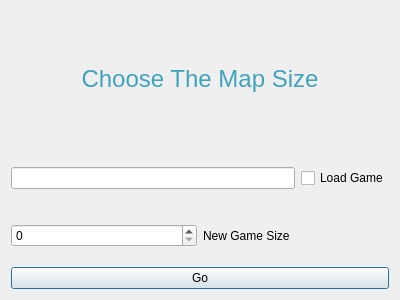
<?xml version="1.0" encoding="UTF-8"?>
<ui version="4.0">
 <class>Size</class>
 <widget class="QDialog" name="Size">
  <property name="geometry">
   <rect>
    <x>0</x>
    <y>0</y>
    <width>400</width>
    <height>300</height>
   </rect>
  </property>
  <property name="windowTitle">
   <string>Dialog</string>
  </property>
  <layout class="QVBoxLayout" name="verticalLayout_5">
   <item>
    <widget class="QLabel" name="label">
     <property name="text">
      <string>&lt;html&gt;&lt;head/&gt;&lt;body&gt;&lt;p align=&quot;center&quot;&gt;&lt;span style=&quot; font-size:18pt; color:#3fa3be;&quot;&gt;Choose The Map Size&lt;/span&gt;&lt;/p&gt;&lt;/body&gt;&lt;/html&gt;</string>
     </property>
    </widget>
   </item>
   <item>
    <layout class="QVBoxLayout" name="verticalLayout_4">
     <item>
      <layout class="QVBoxLayout" name="verticalLayout_3">
       <item>
        <layout class="QHBoxLayout" name="horizontalLayout"/>
       </item>
       <item>
        <layout class="QHBoxLayout" name="horizontalLayout_2">
         <item>
          <widget class="QLineEdit" name="lineEdit"/>
         </item>
         <item>
          <widget class="QCheckBox" name="checkBox">
           <property name="text">
            <string>Load Game</string>
           </property>
          </widget>
         </item>
        </layout>
       </item>
      </layout>
     </item>
     <item>
      <layout class="QHBoxLayout" name="horizontalLayout_3">
       <item>
        <widget class="QSpinBox" name="spinBox"/>
       </item>
       <item>
        <widget class="QLabel" name="label_7">
         <property name="text">
          <string>New Game Size</string>
         </property>
        </widget>
       </item>
      </layout>
     </item>
     <item>
      <widget class="QPushButton" name="pushButton">
       <property name="text">
        <string>Go</string>
       </property>
      </widget>
     </item>
    </layout>
   </item>
  </layout>
 </widget>
 <resources/>
 <connections/>
</ui>
